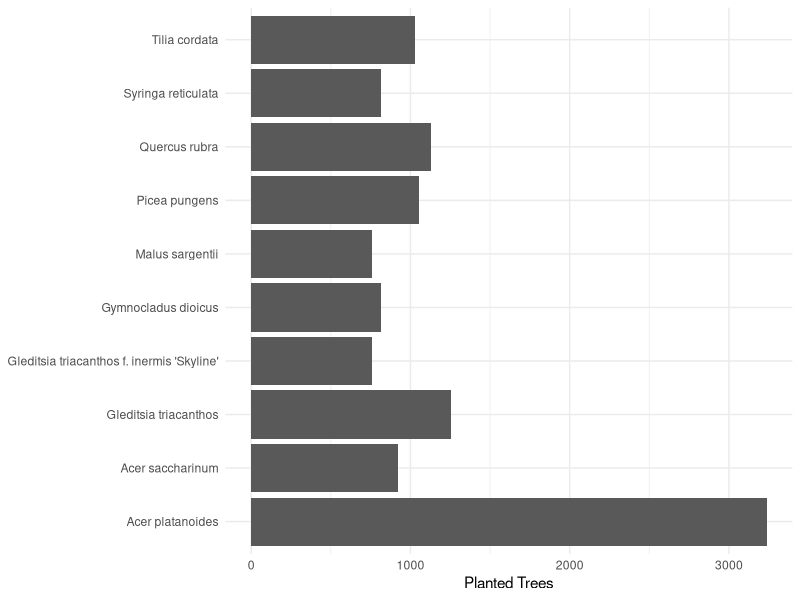
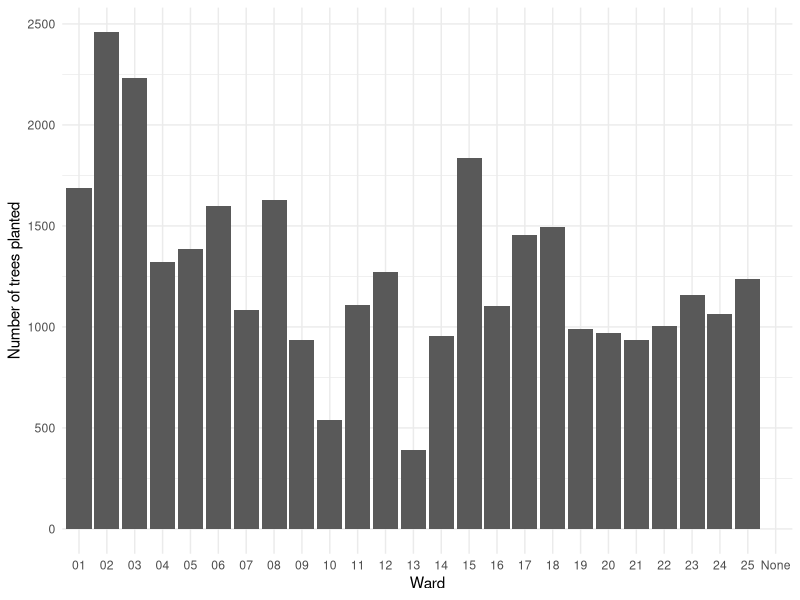
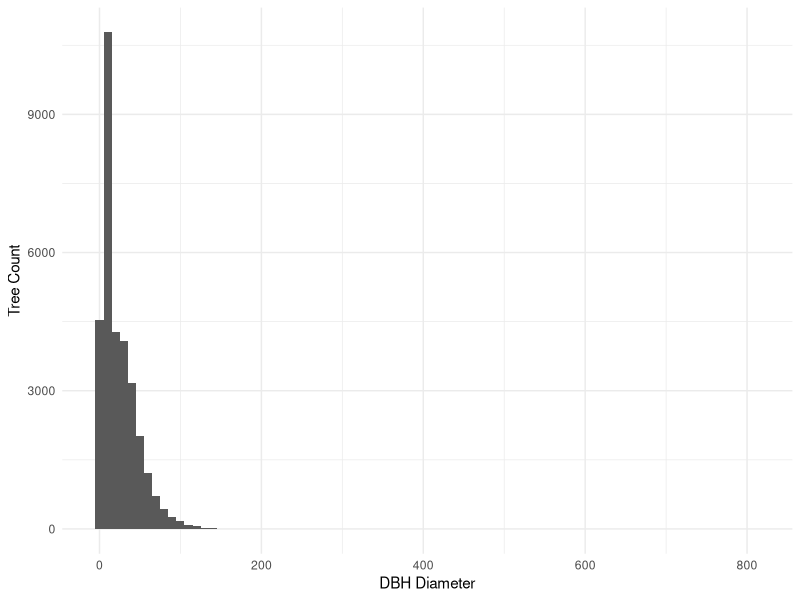

Write the R code that produced these figures, in order.
## ---- chunk 1
#| include: false
#| warning: false
#| message: false

library(tidyverse)
## ---- chunk 2
#| echo: false
#| warning: false
#| message: false

analysis_data <- read_csv(here::here("data/analysis_data/analysis_data.csv"))
## ---- chunk 3
#| label: fig-topspecies
#| fig-cap: Street tree count of 10 most popoulus tree species in Toronto up to September 2024
#| echo: false
#| warning: false
#| message: false

top_species_count <- analysis_data %>%
  count(botanical_name, sort = TRUE) %>%
  head(10)

top_species_count |> 
  ggplot(aes(y = botanical_name, x = n)) +
  geom_col() +
  theme_minimal() +
  labs(x = "Planted Trees",
       y = NULL)
## ---- chunk 4
#| label: fig-ward
#| fig-cap: Street tree count by Toronto wards up to September 2024
#| echo: false
#| warning: false
#| message: false

ward_count <- analysis_data %>%
  count(ward, sort = TRUE)

ward_count |> 
  ggplot(aes(x = ward, y = n)) +
  geom_col() +
  theme_minimal() +
  labs(x = "Ward",
       y = "Number of trees planted")
## ---- chunk 5
#| label: fig-trunk
#| fig-cap: Distribution of Distance-at-Breast-Height diameter of all trees in Toronto up to September 2024
#| echo: false
#| warning: false
#| message: false

analysis_data |> 
  ggplot(aes(x = dbh_trunk)) +
  geom_histogram(binwidth = 10) +
  theme_minimal() +
  labs(x = "DBH Diameter",
       y = "Tree Count")
